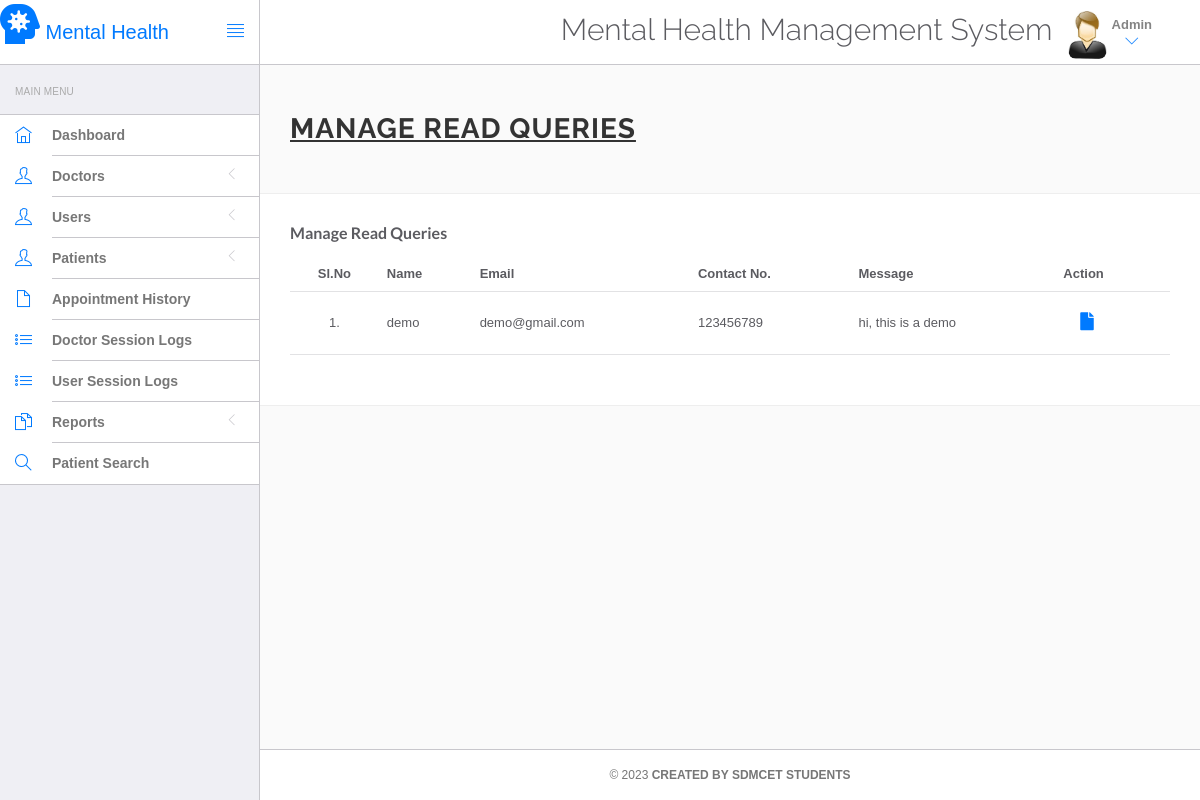
The app's page /Web/hms/admin/read-query.php (signed in) with its own data.
### tables this page shows
CREATE TABLE IF NOT EXISTS `tblcontactus` (
  `id` int NOT NULL AUTO_INCREMENT,
  `fullname` varchar(255) DEFAULT NULL,
  `email` varchar(255) DEFAULT NULL,
  `contactno` bigint DEFAULT NULL,
  `message` mediumtext,
  `PostingDate` timestamp NULL DEFAULT CURRENT_TIMESTAMP,
  `AdminRemark` mediumtext,
  `LastupdationDate` timestamp NULL DEFAULT NULL ON UPDATE CURRENT_TIMESTAMP,
  `IsRead` int DEFAULT NULL,
  PRIMARY KEY (`id`)
);

### Web/hms/admin/read-query.php (the view, shortened to what this page needs)
<?php
include('include/config.php');
?>
<!DOCTYPE html>
<html lang="en">
	<head>
		<link rel="stylesheet" href="vendor/bootstrap/css/bootstrap.min.css">
		<link rel="stylesheet" href="vendor/fontawesome/css/font-awesome.min.css">
		<link rel="stylesheet" href="vendor/themify-icons/themify-icons.min.css">
		<link href="vendor/animate.css/animate.min.css" rel="stylesheet" media="screen">
		<link href="vendor/perfect-scrollbar/perfect-scrollbar.min.css" rel="stylesheet" media="screen">
		<link href="vendor/switchery/switchery.min.css" rel="stylesheet" media="screen">
		<link href="vendor/bootstrap-touchspin/jquery.bootstrap-touchspin.min.css" rel="stylesheet" media="screen">
		<link href="vendor/select2/select2.min.css" rel="stylesheet" media="screen">
		<link href="vendor/bootstrap-datepicker/bootstrap-datepicker3.standalone.min.css" rel="stylesheet" media="screen">
		<link href="vendor/bootstrap-timepicker/bootstrap-timepicker.min.css" rel="stylesheet" media="screen">
		<link rel="stylesheet" href="assets/css/styles.css">
		<link rel="stylesheet" href="assets/css/plugins.css">
		<link rel="stylesheet" href="assets/css/themes/theme-1.css" id="skin_color" />
	</head>
	<body>
		<div id="app">
<?php include('include/sidebar.php');?>
			<div class="app-content">
						<?php include('include/header.php');?>
				<div class="main-content" >
					<div class="wrap-content container" id="container">
						<section id="page-title">
							<div class="row">
								<div class="col-sm-8">
									<h1 class="mainTitle"><u><b>Manage Read Queries</b></u></h1>
									</div>
								</div>
						</section>
						<div class="container-fluid container-fullw bg-white">
							<div class="row">
								<div class="col-md-12">
									<h5 class="over-title margin-bottom-15"><span class="text-bold">Manage Read Queries</span></h5>
									<table class="table table-hover" id="sample-table-1">
										<thead>
											<tr>
												<th class="center">Sl.No</th>
												<th>Name</th>
												<th class="hidden-xs">Email</th>
												<th>Contact No. </th>
												<th>Message </th>
												<th>Action</th>
											</tr>
										</thead>
										<tbody>
<?php
$sql=mysqli_query($con,"select * from tblcontactus where IsRead is not null");
$cnt=1;
while($row=mysqli_fetch_array($sql))
{
?>
											<tr>
												<td class="center"><?php echo $cnt;?>.</td>
												<td class="hidden-xs"><?php echo $row['fullname'];?></td>
												<td><?php echo $row['email'];?></td>
												<td><?php echo $row['contactno'];?></td>
												<td><?php echo $row['message'];?></td>
												<td >
												<div class="visible-md visible-lg hidden-sm hidden-xs">
							<a href="query-details.php?id=<?php echo $row['id'];?>" class="btn btn-transparent btn-lg" title="View Details"><i class="fa fa-file"></i></a>
												</div>
												</td>
											</tr>
											<?php
$cnt=$cnt+1;
											 }?>
										</tbody>
									</table>
								</div>
							</div>
								</div>
							</div>
						</div>
						</div>
			<?php include('include/footer.php');?>
			</div>
		</body>
</html>

### Web/hms/admin/assets/css/themes/theme-1.css (style rules this page uses)
body { background: #FAFAFA; }

### records on screen
tblcontactus: fullname "demo", email "demo@gmail.com", contactno "123456789", message "hi, this is a demo"
